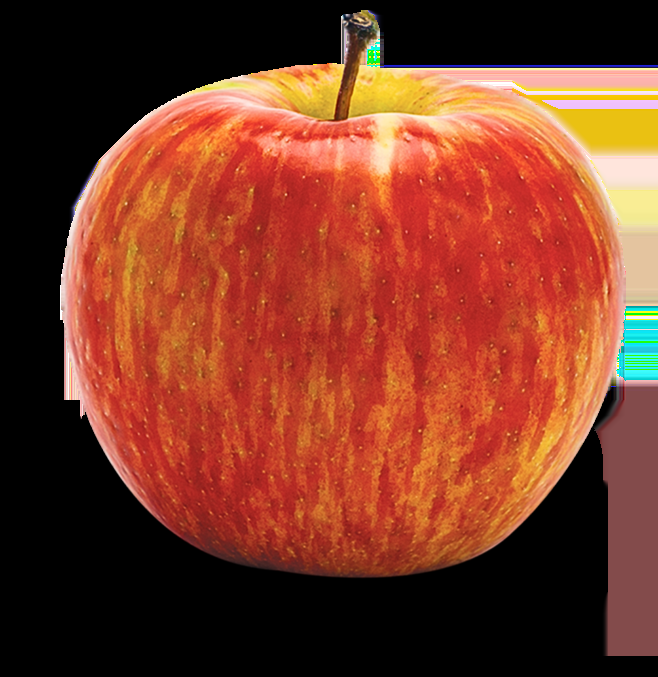
#> input picture test_image.jpg, 658 x 677 px
$ python -i preprocess.py   (imports and definitions only)
#> lines starting #> are read from the running program, lines starting #| are printed output that depends on the picture; after the words box and inside, x2 and y2 are one past the last pixel; in counts of white or black regions, pixels touching at a corner belong together
### src/utils/helpers.py
import logging
import os

def setup_logger(name: str = "AgroVision") -> logging.Logger:
    """Configura el logger estándar para el proyecto."""
    logger = logging.getLogger(name)
    if not logger.handlers:
        logger.setLevel(logging.INFO)
        formatter = logging.Formatter(
            '%(asctime)s - %(name)s - %(levelname)s - %(message)s'
        )
        # Consola
        ch = logging.StreamHandler()
        ch.setFormatter(formatter)
        logger.addHandler(ch)
    return logger

def get_project_root() -> str:
    """Devuelve la ruta absoluta del directorio raíz del proyecto."""
    return os.path.dirname(os.path.dirname(os.path.dirname(os.path.abspath(__file__))))

### src/data/preprocess.py
import cv2
import numpy as np
import torch
from src.utils.helpers import setup_logger

logger = setup_logger("AgroVision-Data")

def load_and_segment_fruit(image_path: str):
    """
    Carga la imagen desde el disco y aplica técnicas de visión por computadora
    para segmentar y aislar la fruta del fondo. Esto es crucial en la Fase 3
    de CRISP-DM para reducir el ruido o fondo antes de entrenar modelos.

    Args:
        image_path (str): Ruta absoluta o relativa a la imagen.

    Returns:
        tuple: (img_cropped, contour) donde img_cropped es la imagen recortada
               (NumPy array RGB) y contour es el contorno de mayor área.
               Si no se detectan contornos, devuelve (img_rgb, None).
    """
    logger.info(f"Cargando imagen para segmentación: {image_path}")
    img_bgr = cv2.imread(image_path)
    if img_bgr is None:
        error_msg = f"No se pudo cargar la imagen {image_path}. Verifica que la ruta exista y el archivo no esté corrupto."
        logger.error(error_msg)
        raise FileNotFoundError(error_msg)

    # Convertir a RGB para que los canales de color sean interpretables estándarmente
    img_rgb = cv2.cvtColor(img_bgr, cv2.COLOR_BGR2RGB)

    # 1. Conversión a escala de grises para el análisis de intensidad y umbralización
    gray = cv2.cvtColor(img_bgr, cv2.COLOR_BGR2GRAY)

    # 2. Suavizado gaussiano para eliminar ruido de alta frecuencia (smoothness)
    blurred = cv2.GaussianBlur(gray, (5, 5), 0)

    # 3. Umbralización (Thresholding) utilizando el método de Otsu para separar
    # automáticamente el primer plano (fruta) del fondo (asumiendo distribución bimodal).
    # Usamos THRESH_BINARY_INV asumiendo que el fondo es claro y la fruta más oscura
    # (muy común en control de calidad con cajas de luz), u Otsu ajustará el límite óptimo.
    _, thresh = cv2.threshold(blurred, 0, 255, cv2.THRESH_BINARY_INV + cv2.THRESH_OTSU)

    # 4. Operaciones morfológicas (Clausura) para rellenar huecos internos del objeto
    kernel = np.ones((5,5), np.uint8)
    thresh = cv2.morphologyEx(thresh, cv2.MORPH_CLOSE, kernel)

    # 5. Extracción de contornos topológicos (límites de los objetos segmentados)
    contours, _ = cv2.findContours(thresh, cv2.RETR_EXTERNAL, cv2.CHAIN_APPROX_SIMPLE)

    if not contours:
        logger.warning(f"No se detectaron contornos en la imagen {image_path}. Retornando imagen completa sin recortes.")
        return img_rgb, None

    # Identificar el contorno con la mayor área, asumiendo empíricamente que la fruta es el objeto principal
    largest_contour = max(contours, key=cv2.contourArea)

    # Calcular la caja delimitadora ortogonal (Bounding Box)
    x, y, w, h = cv2.boundingRect(largest_contour)

    # Recortar la región de interés (ROI) de la imagen original en formato RGB
    img_cropped = img_rgb[y:y+h, x:x+w]

    logger.info("Fruta segmentada y aislada correctamente.")
    return img_cropped, largest_contour

def get_cnn_tensor(img_cropped: np.ndarray) -> torch.Tensor:
    """
    Toma la imagen recortada y aplica las transformaciones de álgebra matricial
    requeridas para alimentar la Red Neuronal Convolucional (PyTorch).

    Args:
        img_cropped (np.ndarray): Imagen recortada en formato HWC y colores RGB.

    Returns:
        torch.Tensor: Tensor 3D en formato CHW con dimensiones (3, 128, 128)
                      y tipo flotante de 32 bits, valores escalados a [0.0, 1.0].
    """
    logger.info("Convirtiendo ROI a Tensor para Deep Learning (CNN).")

    # 1. Redimensionamiento espacial estricto (128x128) garantizando el contrato de entrada del modelo CNN.
    # Usamos interpolación bilineal para mantener gradientes suaves de píxeles.
    img_resized = cv2.resize(img_cropped, (128, 128), interpolation=cv2.INTER_LINEAR)

    # 2. Normalización Min-Max al rango flotante [0.0, 1.0].
    # Fundamental matemáticamente para evitar explosión/desvanecimiento de gradientes
    # en la retropropagación (Backpropagation) y agilizar la convergencia convexa.
    img_normalized = img_resized.astype(np.float32) / 255.0

    # 3. Transposición de ejes: De HWC (Alto, Ancho, Canales) a CHW (Canales, Alto, Ancho).
    # PyTorch requiere el canal de color en el eje 0 (dimensión externa) para realizar
    # la multiplicación de tensores optimizada en sus capas nn.Conv2d de CUDA.
    img_chw = np.transpose(img_normalized, (2, 0, 1))

    # 4. Construcción del objeto Tensor
    cnn_tensor = torch.tensor(img_chw, dtype=torch.float32)

    return cnn_tensor

# [81 lines left out: function get_traditional_features, not called in this run]

def pipeline_extractor_maestro(image_path: str) -> tuple:
    """
    Patrón orquestador principal del pipeline de preprocesamiento de datos (CRISP-DM - Fase 3).
    Toma los datos crudos y emite dos salidas divergentes cumpliendo el contrato
    con ambos frentes de desarrollo (Deep Learning y Machine Learning Tradicional).

    Args:
        image_path (str): Ruta absoluta o relativa al sistema de archivos del sensor/imagen.

    Returns:
        tuple: Un par que contiene:
               1. (torch.Tensor) Tensor CNN normalizado listo para el inferenciador de PyTorch.
               2. (np.ndarray) Vector estructurado 1D listo para modelos de Scikit-Learn.
    """
    logger.info(f"== INICIANDO PIPELINE MAESTRO == | Archivo: {image_path}")

    # Fase A: Segmentación Morfológica
    img_cropped, contour = load_and_segment_fruit(image_path)
#> in load_and_segment_fruit, img_bgr is the input picture: shape (677, 658, 3); mean B, G, R 38.2, 58, 122.5
#> in load_and_segment_fruit, `gray = cv2.cvtColor(img_bgr, cv2.COLOR_BGR2GRAY)`:
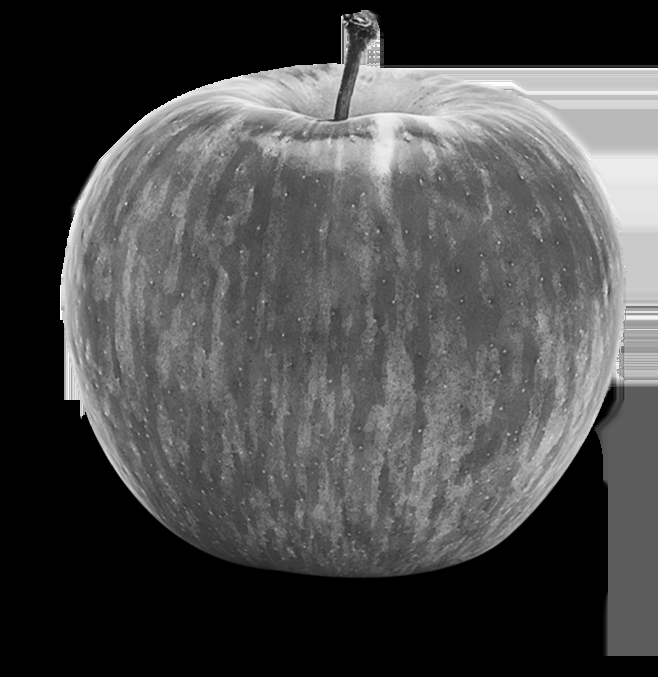
#> gray: shape (677, 658); min 0, max 255, mean 75
#> in load_and_segment_fruit, `_, thresh = cv2.threshold(blurred, 0, 255, cv2.THRESH_BINARY_INV + cv2..`:
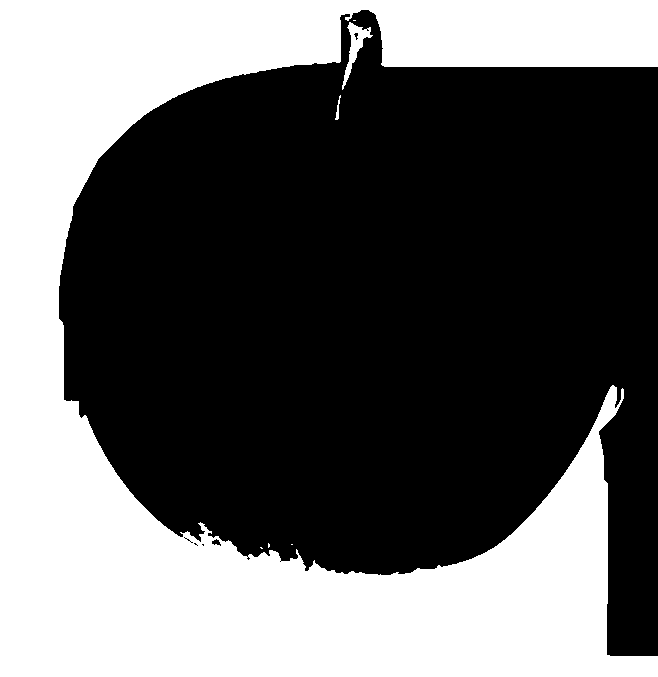
#> thresh: shape (677, 658); 39.3% white; 7 white regions (4 under 20 px), largest, box (x1, y1, x2, y2) and area: (0, 0, 658, 677) 174232, (342, 22, 373, 90) 581, (335, 95, 341, 120) 55
#> in load_and_segment_fruit, `thresh = cv2.morphologyEx(thresh, cv2.MORPH_CLOSE, kernel)`:
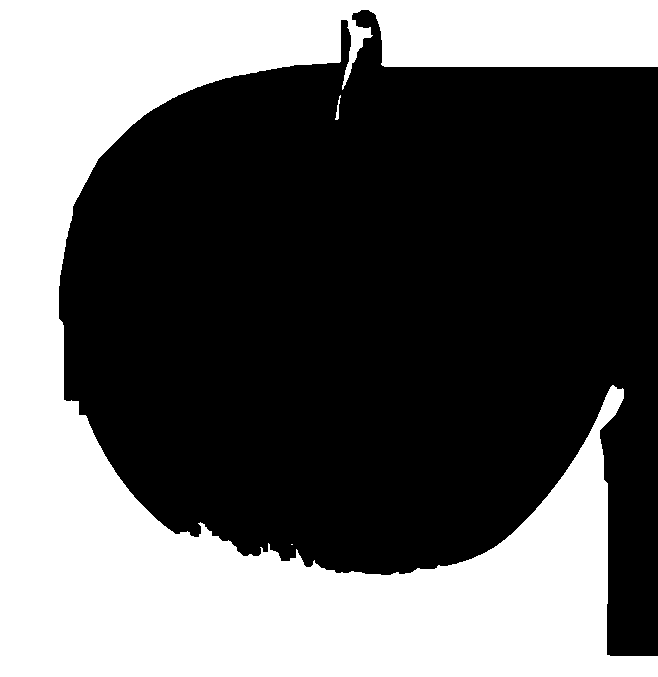
#> thresh: shape (677, 658); 39.3% white; 3 white regions (1 under 20 px)
#> in load_and_segment_fruit, `contours, _ = cv2.findContours(thresh, cv2.RETR_EXTERNAL, cv2.CHAIN_AP..`: contours = 3 contours, 1 with area under 20; largest, box (x1, y1, x2, y2) and area: (0, 0, 658, 677) 173122, (335, 95, 341, 120) 29
#> in load_and_segment_fruit, `largest_contour = max(contours, key=cv2.contourArea)`: largest_contour = contour of 696 points, box (x1, y1, x2, y2) (0, 0, 658, 677), area 173122
#> in load_and_segment_fruit, `x, y, w, h = cv2.boundingRect(largest_contour)`: x = 0; w = 658; h = 677
#> contour has the same summary as largest_contour in load_and_segment_fruit

    # Fase B: Adaptador de Interfaz CNN (Matthew)
    cnn_tensor = get_cnn_tensor(img_cropped)
#> in get_cnn_tensor, `img_resized = cv2.resize(img_cropped, (128, 128), interpolation=cv2.IN..`:
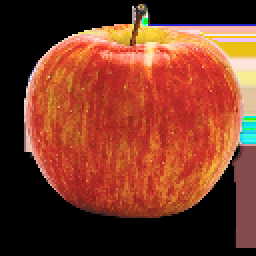
#> img_resized: shape (128, 128, 3) (shown 2 times larger); mean R, G, B 122.3, 57.9, 38.7

    # Fase C: Extractor Analítico (Juanes)
    ml_feature_vector = get_traditional_features(img_cropped, contour)

    logger.info("== PIPELINE MAESTRO FINALIZADO EXITOSAMENTE ==")

    return cnn_tensor, ml_feature_vector

#> (the run stopped early here; a loop or call above may not have finished)
